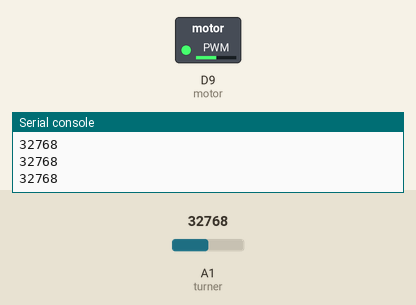
The program below on a simulated CircuitPython board. On the bench: switched loads named in the program (green lamp = pin HIGH), the last lines printed to the serial console. The test bench sets the inputs (shaded band); at power-on: A1 (turner) = 32768 (analog values on the 0–65535 scale).

Above: at 1.2 s.
1.3 s: A1 (turner) set to 45874
At 2.2 s:
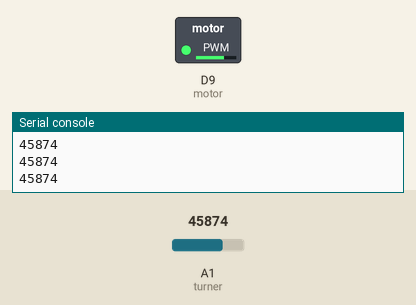
3.0 s: A1 (turner) set to 57670
At 3.4 s:
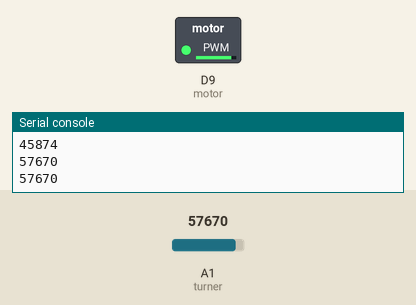
4.5 s: A1 (turner) set to 7864
At 5.8 s:
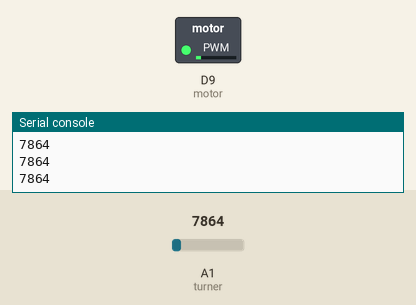
Timing chart, 0 to 7.5 s (numbered marks = the images above; inputs shaded):
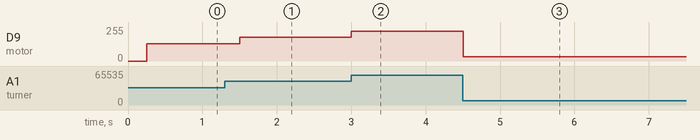

The program:

mottor_cotrol.py
```python
import board
import analogio
from digitalio import DigitalInOut
import time
import pwmio
turner = analogio.AnalogIn(board.A1)
motor = pwmio.PWMOut(board.D9)

while True:
    print(turner.value) #show value
    #print("yuijk") #show value
    time.sleep(0.25)
    motor.duty_cycle = turner.value


    
```

Measured:
- after the input at 1.3 s, D9 (motor): 128/255 → 178/255 after 0.20 s
- after the input at 3.0 s, D9 (motor): 178/255 → 224/255 at once
- after the input at 4.5 s, D9 (motor): 224/255 → 31/255 at once
